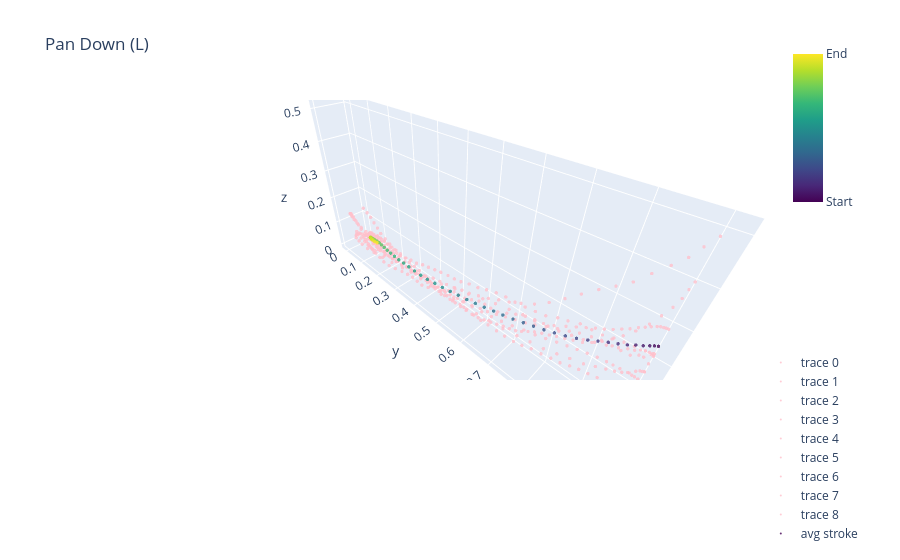
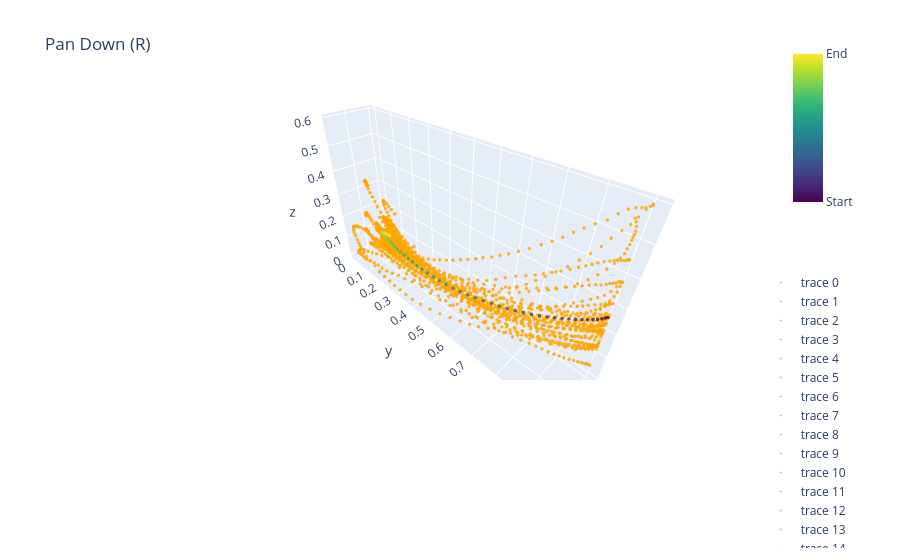

The cell these charts' notebook holds for them, in order:
### Markdown cell above
### Method 1: Getting average stroke after normalizing stroke [0,1] and output to html

### Code cell
'''PanDown 0, RotRightZ 9, ZoomOut 11'''
['PanDown', 'PanLeft', 'PanRight', 'PanUp', 'RotBackX', 'RotClockwiseY', 'RotCounterY', 'RotForwardX', 'RotLeftZ', 'RotRightZ', 'ZoomIn', 'ZoomOut']
gesture = "PanDown"
gesture_index = 0

gesture_name = gesture[0]
gesture_file_name = gesture[0]
for char in gesture[1:]:  # Start from the second character
    if char.isupper():
        gesture_name += " "  # Add a space before each uppercase letter
        gesture_file_name += "_"
    gesture_name += char
    gesture_file_name += char

all_strokes_L = []
all_strokes_R = []

fig_L, fig_R = go.Figure(), go.Figure()

for file_num, file_path in enumerate(gesture_dict[gesture][0]):
    df = pd.read_csv(file_path)
    remove_strokes(df, gesture_index, file_num)
    filtered_df_L = get_cleaned_df(df, 1, 'l')
    filtered_df_R = get_cleaned_df(df, 1, 'r')

    if (len(filtered_df_L) != 0):
        data_sample = [] # original data of the chosen sample; 21 lists
        for col in selected_columns:
            data_sample.append(filtered_df_L[col].tolist())

        # 3.1
        #r_handed_data_sample = left_to_right_handed(data_sample=data_sample, selected_columns=selected_columns)
        # 3.2
        directional_data_sample = quaternion_to_direction(r_handed_data_sample=data_sample, selected_columns=selected_columns)
        # 3.3
        egocentric_data_sample = world_to_headspace(directional_data_sample=directional_data_sample, directional_data_names=directional_data_names)

        pts_from_3_3 = (list(zip(egocentric_data_sample[6], egocentric_data_sample[7], egocentric_data_sample[8])))
        directions_from_3_3 = (list(zip(egocentric_data_sample[9], egocentric_data_sample[10], egocentric_data_sample[11])))
        
        n = len(pts_from_3_3)
        avg_direction_from_3_3 = get_avg_direction(directions_from_3_3)
        
        # Normalize stroke while preserving aspect
        norm_stroke = normalize_stroke_preserving_aspect(pts_from_3_3)

        smoothed_stroke = extract_n_points(norm_stroke)

        all_strokes_L.append(smoothed_stroke)
        
        # Plot stroke and direction
        plot_markers(fig_L, smoothed_stroke, 'pink')
        #plot_line(fig_7, [norm_stroke[n//2]]+[tuple(x + y for x, y in zip(norm_stroke[n//2], avg_direction_from_3_3))], 'blue')

    if (len(filtered_df_R) != 0):
        data_sample = [] # original data of the chosen sample; 21 lists
        for col in selected_columns:
            data_sample.append(filtered_df_R[col].tolist())
        # 3.1
        #r_handed_data_sample = left_to_right_handed(data_sample=data_sample, selected_columns=selected_columns)
        # 3.2
        directional_data_sample = quaternion_to_direction(r_handed_data_sample=data_sample, selected_columns=selected_columns)
        # 3.3
        egocentric_data_sample = world_to_headspace(directional_data_sample=directional_data_sample, directional_data_names=directional_data_names)

        pts_from_3_3 = (list(zip(egocentric_data_sample[0], egocentric_data_sample[1], egocentric_data_sample[2])))
        directions_from_3_3 = (list(zip(egocentric_data_sample[3], egocentric_data_sample[4], egocentric_data_sample[5])))
        
        n = len(pts_from_3_3)
        avg_direction_from_3_3 = get_avg_direction(directions_from_3_3)
        
        # Normalize stroke while preserving aspect
        norm_stroke = normalize_stroke_preserving_aspect(pts_from_3_3)

        smoothed_stroke = extract_n_points(norm_stroke)

        all_strokes_R.append(smoothed_stroke)
        
        # Plot stroke and direction
        plot_markers(fig_R, smoothed_stroke, 'orange')
        
fig_L.update_layout(
    title=gesture_name + " (L)",
    scene=dict(
        xaxis=dict(dtick=0.1),  # Adjust range and tick spacing for x-axis
        yaxis=dict(dtick=0.1),  # Adjust range and tick spacing for y-axis
        zaxis=dict(dtick=0.1),  # Adjust range and tick spacing for z-axis (if needed),
        aspectmode='data'
    ),
    legend=dict(
        x=.92,
        y=-.6
    ),
)    
fig_R.update_layout(
    title=gesture_name + " (R)",
    scene=dict(
        xaxis=dict(dtick=0.1),  # Adjust range and tick spacing for x-axis
        yaxis=dict(dtick=0.1),  # Adjust range and tick spacing for y-axis
        zaxis=dict(dtick=0.1),  # Adjust range and tick spacing for z-axis (if needed),
        aspectmode='data'
    ),
    legend=dict(
        x=.92,
        y=-.6
    ),
)   

avg_stroke_L = get_avg_stroke(all_strokes_L)
avg_stroke_R = get_avg_stroke(all_strokes_R)

plot_avg(fig_L, avg_stroke_L)
plot_avg(fig_R, avg_stroke_R)

fig_L.show()
fig_R.show()

base_path = "C:\\Users\\katie\\Documents\\cpsc\\VRelax\\gestureInterface\\AvgStrokeTemplates\\Method1\\"
left_path = base_path + f"{gesture_file_name}_L.html"
right_path = base_path + f"{gesture_file_name}_R.html"
if not os.path.exists(left_path):
    pio.write_html(fig_L, file=left_path, auto_open=False)
    pio.write_html(fig_R, file=right_path, auto_open=False)
